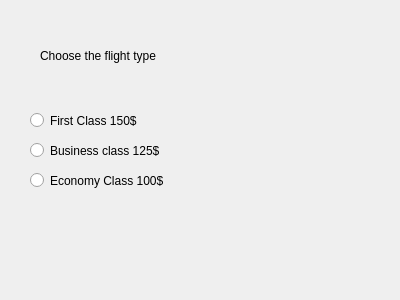
<?xml version="1.0" encoding="UTF-8"?>
<ui version="4.0">
 <class>Dialog</class>
 <widget class="QDialog" name="Dialog">
  <property name="geometry">
   <rect>
    <x>0</x>
    <y>0</y>
    <width>400</width>
    <height>300</height>
   </rect>
  </property>
  <property name="windowTitle">
   <string>Dialog</string>
  </property>
  <widget class="QLabel" name="label">
   <property name="geometry">
    <rect>
     <x>40</x>
     <y>30</y>
     <width>261</width>
     <height>51</height>
    </rect>
   </property>
   <property name="text">
    <string>Choose the flight type</string>
   </property>
  </widget>
  <widget class="QRadioButton" name="radioButtonFirstClass">
   <property name="geometry">
    <rect>
     <x>30</x>
     <y>110</y>
     <width>141</width>
     <height>21</height>
    </rect>
   </property>
   <property name="text">
    <string>First Class 150$</string>
   </property>
  </widget>
  <widget class="QRadioButton" name="radioButtonBusinessClass">
   <property name="geometry">
    <rect>
     <x>30</x>
     <y>140</y>
     <width>161</width>
     <height>21</height>
    </rect>
   </property>
   <property name="text">
    <string>Business class 125$</string>
   </property>
  </widget>
  <widget class="QRadioButton" name="radioButtonEconomyClass">
   <property name="geometry">
    <rect>
     <x>30</x>
     <y>170</y>
     <width>151</width>
     <height>21</height>
    </rect>
   </property>
   <property name="text">
    <string>Economy Class 100$</string>
   </property>
  </widget>
  <widget class="QLabel" name="labelFare">
   <property name="geometry">
    <rect>
     <x>30</x>
     <y>230</y>
     <width>301</width>
     <height>41</height>
    </rect>
   </property>
   <property name="text">
    <string/>
   </property>
  </widget>
 </widget>
 <resources/>
 <connections/>
</ui>
